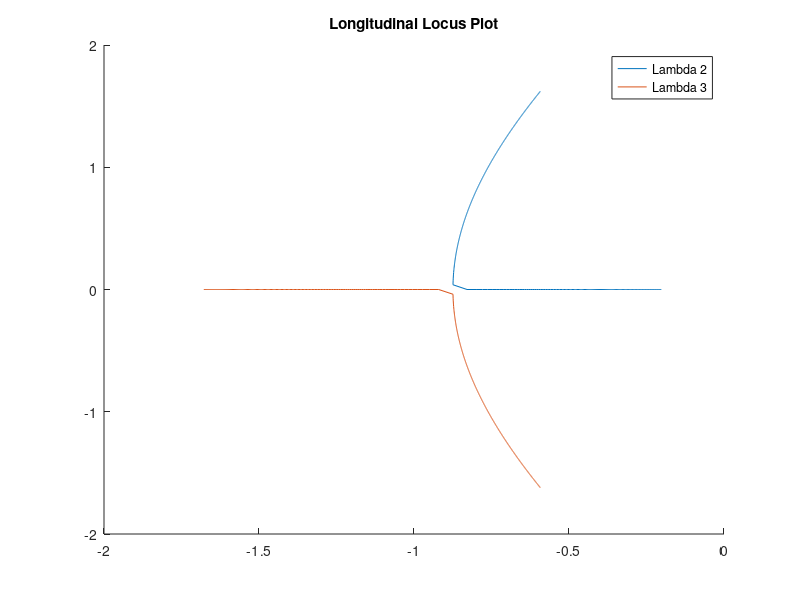

The MATLAB source for this figure:
%{
Contributor(s): Jacob Legg
Course number: ASEN 3801
File name: L3801Lab4_35.m
Created: 03/27/2026
~~~~~~~~~~~~~~~~~~~~~~~~~~~~~~~~~~~~~~~~~~~~~~~~~~~~~~~~~~~~~~~~~~~~~~~~~~
- Goal: Find k3
~~~~~~~~~~~~~~~~~~~~~~~~~~~~~~~~~~~~~~~~~~~~~~~~~~~~~~~~~~~~~~~~~~~~~~~~~~
- Methodology: 
~~~~~~~~~~~~~~~~~~~~~~~~~~~~~~~~~~~~~~~~~~~~~~~~~~~~~~~~~~~~~~~~~~~~~~~~~~ 
%}
%% Section 3.5
clc
clear
close all;
% Constants
I_x = 5.8*10^-5;
I_y = 7.2*10^-5;
k1x = 3.98*10^-4;
k2x = 5.63*10^-4;
k1y = 4.94*10^-4;
k2y = 6.99*10^-4;
k3 = linspace(1*10^-4,1*10^-5,1000);
% Finds Eigenvalues for all values of k3
for i=1:1000
    % Lateral
    A_x = [0,9.81,0;0,0,1;-k3(i)/I_x,-k2x/I_x,-k1x/I_x];
    % Longitudinal
    A_y = [0,-9.81,0;0,0,1;k3(i)/I_y,-k2y/I_y,-k1y/I_y];
    [~,D] = eig(A_x);
    % [~,D] = eig(A_y);
    % Extract eigenvalues for further analysis
    eigenvalue1(i) = D(1,1);
    eigenvalue2(i) = D(2,2);
    eigenvalue3(i) = D(3,3);
end
figure;
hold on;
% plot(eigenvalue1,0)
plot(eigenvalue2)
plot(eigenvalue3)
legend('Lambda 2','Lambda 3')
title("Longitudinal Locus Plot")
chosen = length(eigenvalue2) - length(find(abs(eigenvalue2)<=0.8));
% print("locusPlotLong", '-dpng')
% Store the eigenvalue corresponding to the chosen index for further analysis
selectedk3 = k3(chosen);
selectedTau = -1/eigenvalue2(chosen);
